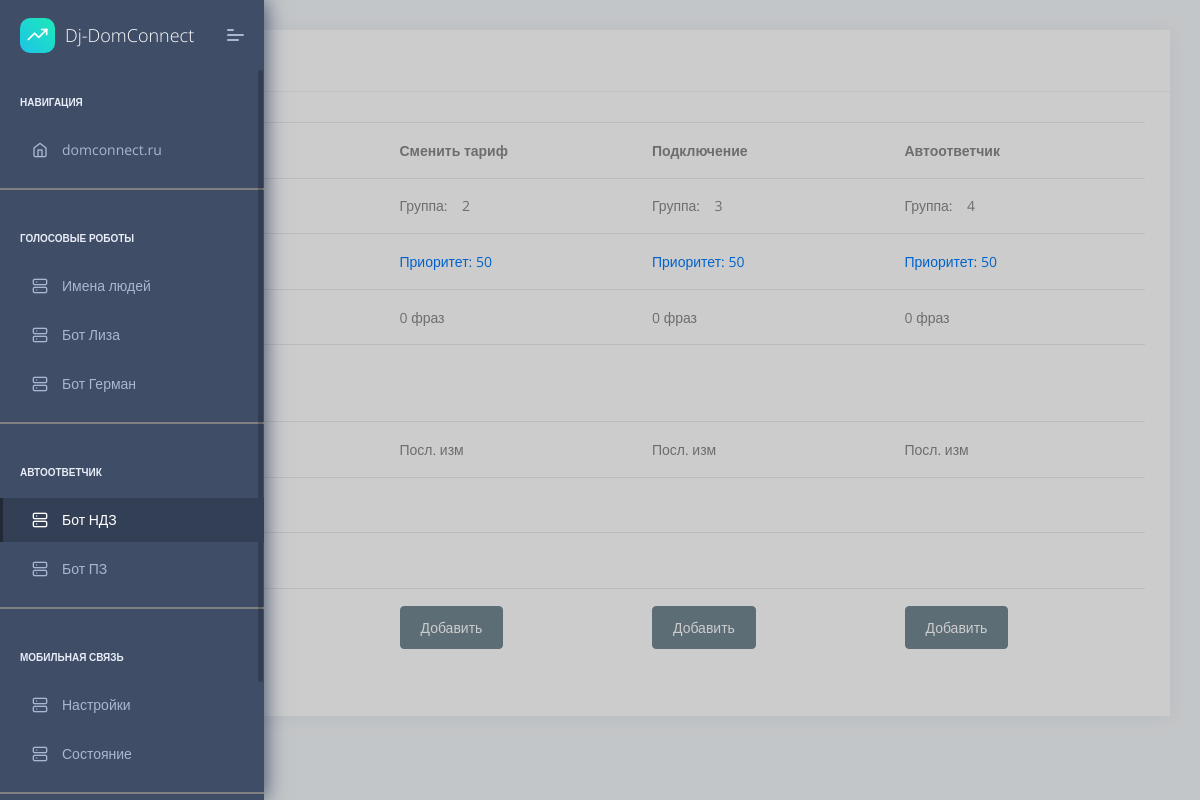
Page /ndzgroup (signed in) on the committed database.
### app/models.py (models this page shows, shortened)
class NdzGroupPhrase(models.Model):  # группы фраз Недозвоны
    text = models.CharField(
        unique = True,  # Если True, это поле должно быть уникальным во всей таблице.
        verbose_name = 'Название группы',  # Удобочитаемое имя поля
        max_length = 200,
        help_text = 'Дайте короткое название группе',  # Дополнительный текст «справки», отображаемый в виджете формы.
        blank = False,  # Если True, поле может быть пустым. По умолчанию False.
    )
    num_group = models.IntegerField(
        unique = True,  # Если True, это поле должно быть уникальным во всей таблице.
        blank = False,  # Если True, поле может быть пустым. По умолчанию False.
        verbose_name='номер группы',
        help_text='Укажите номер группы',
    )
    priority = models.IntegerField(
        blank = False,  # Если True, поле может быть пустым. По умолчанию False.
        verbose_name='Приоритет',
        help_text='Укажите приоритет от 0 до 100',
    )

### app/views.py (the view, shortened to what this page needs)
# urls.py: path('ndzgroup', views.ndzgroup, name='ndzgroup'),
@login_required(login_url="/login/")
def ndzgroup(request):
    user = request.user
    u_name = user.get_full_name()
    if u_name.strip() == '':
        u_name = user.username
    context = {'u_name': u_name, 'page_title': ' Недозвон'}
    data = []
    gr_phrases = NdzGroupPhrase.objects.order_by('num_group')
    if gr_phrases:
        for gr in gr_phrases:
            group = {}
            group['id'] = gr.id
            group['num_group'] = gr.num_group
            group['priority'] = gr.priority
            group['text'] = gr.text
            phrase = NdzPhrase.objects.filter(group=gr.id).order_by('-pub_date')
            last = NdzPhrase.objects.filter(group=gr.id).order_by('pub_date').last()
            author = ''
            if last:
                str_date = last.pub_date.strftime('%H:%M %d.%m.%Y')
                author = last.author.get_full_name()
                if author.strip() == '':
                    author = last.author.username
                group['last_date'] = str_date
            group['author'] = author
            group['cnt_phrases'] = phrase.count()
            group['phrases'] = []
            c = 5
            for ptr in phrase:
                group['phrases'].insert(0, ptr.text)
                c -= 1
                if c == 0:
                    break
            data.append(group)
    else:
        context['error_mess'] = 'Нет групп фраз.'
    paginator = Paginator(data, 20)
    page_number = request.GET.get('page')
    page = paginator.get_page(page_number)
    context['url_phrases'] = 'app:ndzphrases'
    context['segment'] = 'phrasesNdz'
    context['page_number'] = page_number
    context['page'] = page
    context['paginator'] = paginator
    return render(request,'app/GroupPhrases.html', context)

### templates/app/GroupPhrases.html (shortened to what this page needs)
{% extends "app/layouts/base.html" %}
{% block content %}
<div class="pcoded-content">
    <div class="pcoded-inner-content">
        <div class="main-body">
            <div class="page-wrapper">
                <div class="row">
                    <div class="col-xl-12">
                        <div class="card">
                            <div class="card-header">
                                <h5> {{ page_title }} </h5>
                            </div>
                            <div class="card-block table-border-style">
                                <div class="table-responsive">
                                    <table class="table table-hover">
                                        <thead>
                                            <tr>
                                                {% for row in page %}
                                                    <th>{{ row.text }}</th>
                                                {% endfor %}
                                            </tr>
                                        </thead>
                                        <tbody>
                                            <tr>
                                                {% for row in page %}
                                                    <td>Группа: &nbsp;&nbsp;&nbsp;{{ row.num_group }}</td>
                                                {% endfor %}
                                            </tr>
                                            <tr>
                                                {% for row in page %}
                                                    <td>
                                                        <div data-toggle="modal" data-target="#openModalGroupPriority" onclick="editPriority('{{ row.id }}','{{ row.text }}','{{ row.priority }}');">
                                                            <a href="#">Приоритет: {{ row.priority }}</a>
                                                        </div>
                                                    </td>
                                                {% endfor %}
                                            </tr>
                                            <tr>
                                                {% for row in page %}
                                                    <td>{{ row.cnt_phrases }} фраз</td>
                                                {% endfor %}
                                            </tr>
                                            <tr>
                                                {% for row in page %}
                                                    <td>
                                                        <a href="{% url url_phrases row.id %}">
                                                            {% for phrase in row.phrases %}
                                                            {{ phrase }}<br>
                                                            {% endfor %}
                                                        </a>
                                                    </td>
                                                {% endfor %}
                                            </tr>
                                            <tr>
                                                {% for row in page %}
                                                    <td>Посл. изм</td>
                                                {% endfor %}
                                            </tr>
                                            <tr>
                                                {% for row in page %}
                                                    <td>{{ row.last_date }}</td>
                                                {% endfor %}
                                            </tr>
                                            <tr>
                                                {% for row in page %}
                                                    <td>{{ row.author }}</td>
                                                {% endfor %}
                                            </tr>
                                            <tr>
                                                {% for row in page %}
                                                    <td>
                                                        <button type="button" class="btn btn-secondary" data-toggle="modal" data-target="#openModalNewPhrase" onclick="newPhrase('{{ row.id }}','{{ row.text }}');">Добавить</button>
                                                    </td>
                                                {% endfor %}
                                            </tr>
                                        </tbody>
                                    </table>
                                </div>
                            </div>
                        </div>
                   </div>
                </div>
            </div>
        </div>
    </div>
</div>
{% endblock content %}

### rows in the picture
NdzGroupPhrase: text "Сменить тариф"
NdzGroupPhrase: text "Подключение"
NdzGroupPhrase: text "Автоответчик"

### other values in the picture
{{ row.num_group }} "2" "3" "4"
{{ row.priority }} "50" "50" "50"
{{ row.cnt_phrases }} "0" "0" "0"
